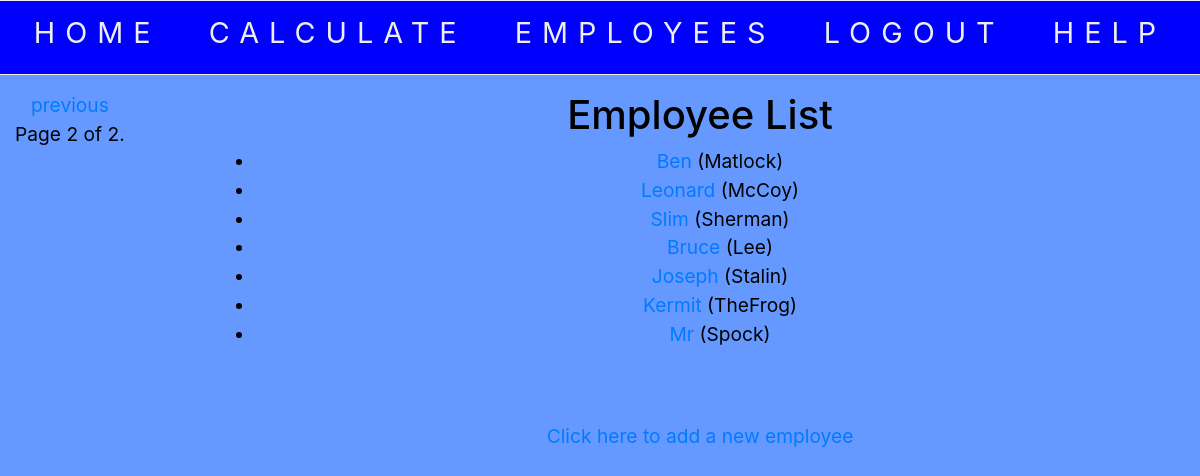
The page /app1/employees/?page=2 (signed in) on the database as committed earlier.
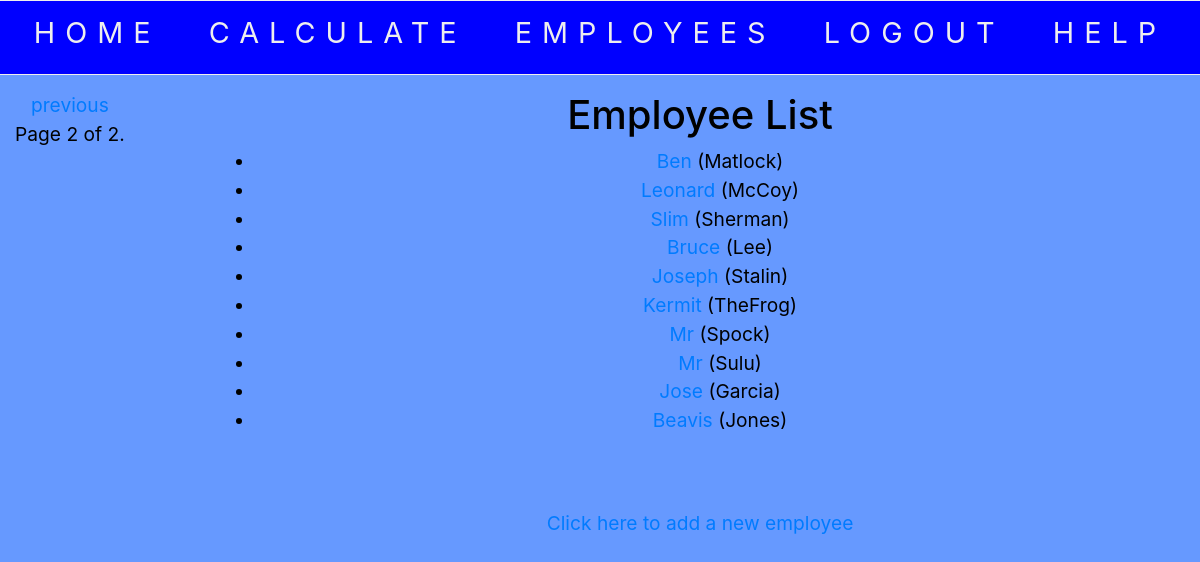
The same page on the database as committed later.
### app1/models.py (models this page shows, shortened)
class Employee(models.Model):
    company = models.ForeignKey(Company, on_delete=models.CASCADE)
    first_name = models.CharField(max_length=30)
    last_name = models.CharField(max_length=30)
    salary = models.DecimalField(max_digits=9, decimal_places=2)
    dependents = models.IntegerField()
    def get_absolute_url(self):
        return reverse('employee-detail', args=[str(self.id)])

### app1/views.py (the view)
# urls.py: path('employees/', views.EmployeeListView.as_view(), name='employees'),
class EmployeeListView(LoginRequiredMixin, generic.ListView):
    login_url = '/accounts/login/'
    redirect_field_name = 'redirect_to'
    model = Employee
    paginate_by = 10
    def get_queryset(self):
        groups = self.request.user.groups.all()
        if groups:
            co_name = groups.last()
            company_set = Company.objects.filter(company_name__icontains =co_name)
            co = company_set[0]
            co_id = co.pk
            return Employee.objects.filter(company=co_id)
        else:
            return Employee.objects.all()

### app1/templates/app1/employee_list.html
{% extends "base_generic.html" %}
{% block content %}
  <h1>Employee List</h1>
  {% if employee_list %}
  <ul>
    {% for employee in employee_list %}
      <li>
        <a href="{{ employee.get_absolute_url }}">{{ employee.first_name }}</a> ({{employee.last_name}})
      </li>
    {% endfor %}
  </ul>
  {% else %}
    <p>There are no Employees in the database.</p>
  {% endif %}
	<br></br>
	<a href="{% url 'add_new' %}">Click here to add a new employee</a>
{% endblock %}

### app1/templates/base_generic.html (shortened to what this page needs)
<!DOCTYPE html>
<html lang="en">
<head>
	<link rel="stylesheet" href="https://stackpath.bootstrapcdn.com/bootstrap/4.1.3/css/bootstrap.min.css">
	<link rel="stylesheet" href="https://unpkg.com/purecss@1.0.0/build/pure-min.css">
	{% load static %}
	<link rel="stylesheet" href="{% static 'css/styles.css' %}">
	<div id="list1">
		<ul>
			<li><a href="{% url 'index' %}">Home</a></li>
			<li><a href="{% url 'calculate' %}">Calculate</a></li>
			{% if user.is_authenticated %}
				<li><a href="{% url 'employees' %}">Employees</a></li>
				<li><a href="{% url 'logout'%}?next={{request.path}}">Logout</a></li>
			{% else %}
				<li><a href="{% url 'login'%}?next={{request.path}}">Login</a></li>
			{% endif %}
			<li><a href="">Help</a></li>
		</ul>
	</div>
</head>
<body>
	<div class="container-fluid">
		<div class="row">
			<div class="col-sm-2">
				{% block pagination %}
					{% if is_paginated %}
						<div class="pagination">
							<span class="page-links">
								{% if page_obj.has_previous %}
									<a href="{{ request.path }}?page={{ page_obj.previous_page_number }}">previous</a>
								{% endif %}
								<span class="page-current">
									<p>Page {{ page_obj.number }} of {{ page_obj.paginator.num_pages }}.</p>
								</span>
							</span>
						</div>
					{% endif %}
				{% endblock %}
			</div>
		<div class="col-sm-10 ">{% block content %}{% endblock %}</div>
    </div>
  </div>
</body>
</html>

### app1/static/css/styles.css (style rules this page uses)
html { height: 100%; }
body { height:100%; min-height: 100%; background: #6699ff; color: #000000; position:relative; text-align: center; font-size:120%; }
#list1 { background-color: #0000ff; font-size:150%; }
#list1 ul { list-style:none; text-align:center; border-top:1px solid #eee; border-bottom:1px solid #eee; padding:10px 0; height:75px; }
#list1 ul li { display:inline; text-transform:uppercase; padding:0 20px; letter-spacing:10px; }
#list1 ul li a { text-decoration:none; color:#eee; }

Rows that differ between the two databases and show on the page:
added Employee: first_name "Mr", last_name "Sulu"
added Employee: first_name "Jose", last_name "Garcia"
added Employee: first_name "Beavis", last_name "Jones"
